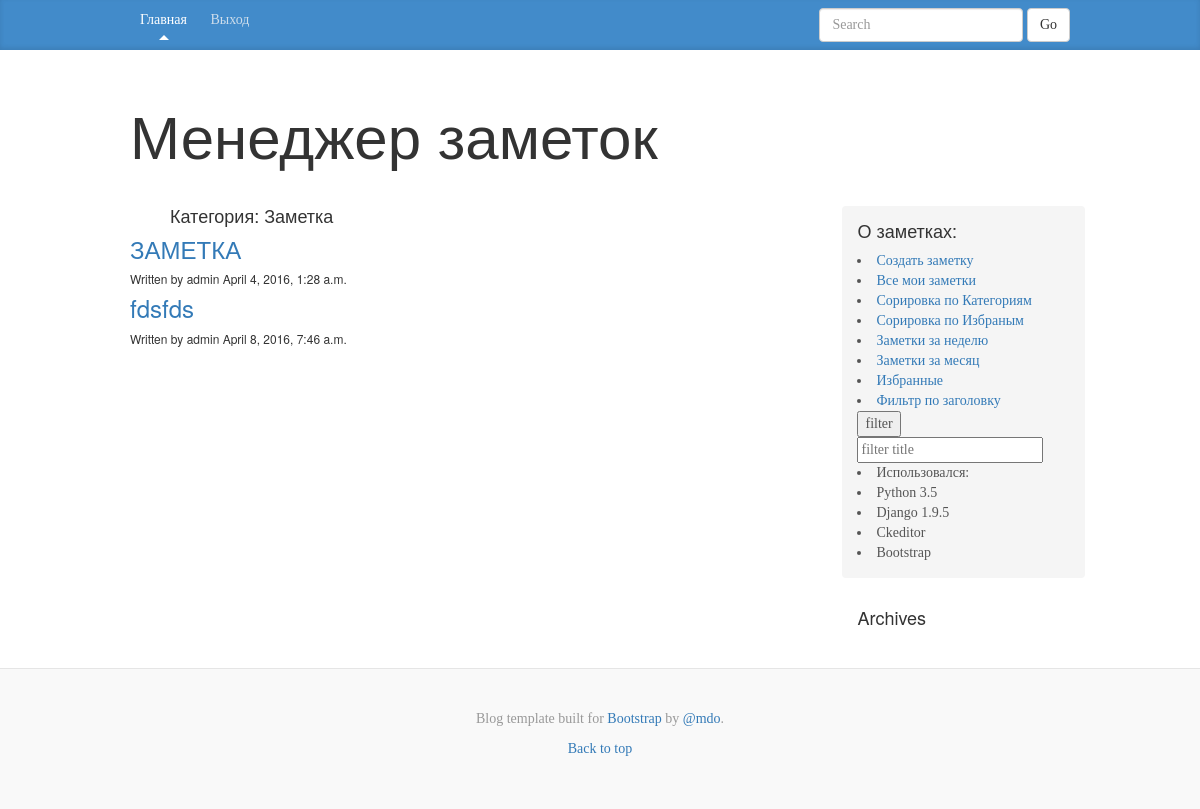
/category/get/2/ (signed in), run on the app's committed database.
### notes/models.py (models this page shows, shortened)
class Category(MPTTModel):
    class Meta():
        db_table = 'Category'
        verbose_name_plural = "Категории"
        verbose_name = "Категория"
        ordering = ('tree_id', 'level')
    name = models.CharField(max_length=150)
    parent = TreeForeignKey('self', null=True, blank=True,
                            related_name='children',
                            verbose_name='parent class')
    def __str__(self):
        return self.name
    class MPTTMeta:
        order_insertion_py = ['name']

class Notes(models.Model):
    class Meta:
        db_table = 'Notes'
        verbose_name_plural = "Заметки"
    id = models.UUIDField(primary_key=True, default=uuid.uuid4, editable=False)
    title = models.CharField(max_length=150)
    text = RichTextField(null=True, blank=True)
    date = models.DateTimeField(default=datetime.now, blank=True)
    author = models.ForeignKey(settings.AUTH_USER_MODEL, default=1)
    favorites = models.BooleanField(default=False)
    category = models.ForeignKey(Category, blank=True,
                                 null=True, related_name='cat')
    publish = models.BooleanField(default=False)

### notes/views.py (the view)
# urls.py: url(r'^category/get/(?P<category_id>\d+)/$', notes.views.category,
def category(request, category_id=1):
    args = {
        'category_all': Category.objects.all(),
        'category': Category.objects.get(id=category_id),
        'notes': Notes.objects.filter(
            category=category_id,
            author=auth.get_user(request).id)
        .select_related('category', 'author'),
        'username': auth.get_user(request).username,
    }
    return render_to_response('category.html', args)

### notes/templates/category.html
{% extends 'main.html' %}
{% load staticfiles %}
{% load i18n mptt_tags %}
{% block notes %}
<ul class="right"><h4> Категория: {{ category }}</h4></ul>
{% for note in notes %}<article>
    <h3><a href="/note/{{note.id}}">{{ note.title }}</a></h3>
    <h6>Written by {{note.author.username}} {{ note.date }}</h6>
{% endfor %}
{%  endblock %}

### static/css/blog.css (style rules this page uses)
body { font-family: Georgia, "Times New Roman", Times, serif; color: #555; }
h1, .h1, h2, .h2, h3, .h3, h4, .h4, h5, .h5, h6, .h6 { margin-top: 0; font-family: "Helvetica Neue", Helvetica, Arial, sans-serif; font-weight: normal; color: #333; }

### data on the page
Category: name "Заметка"
Notes: title "ЗАМЕТКА", author.username "admin", date "April 4, 2016, 1:28 a.m."
Notes: title "fdsfds", author.username "admin", date "April 8, 2016, 7:46 a.m."
